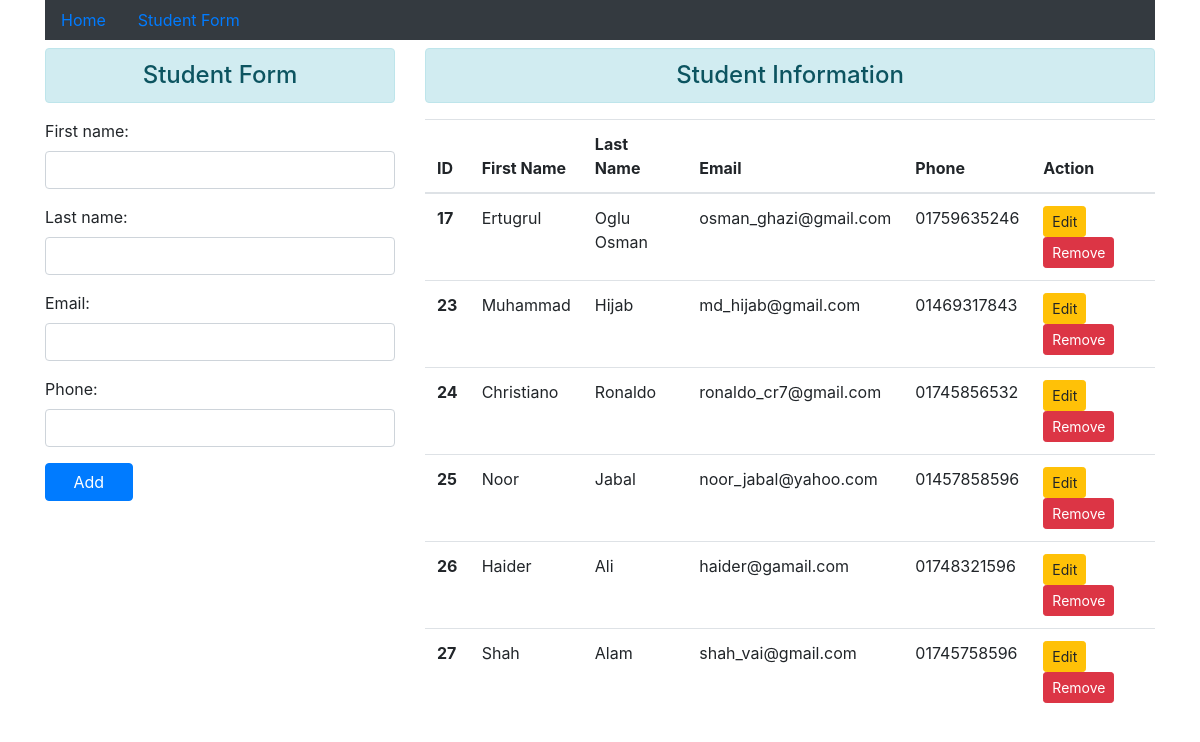
/main/student_form/, run on an earlier commit of the app's database.
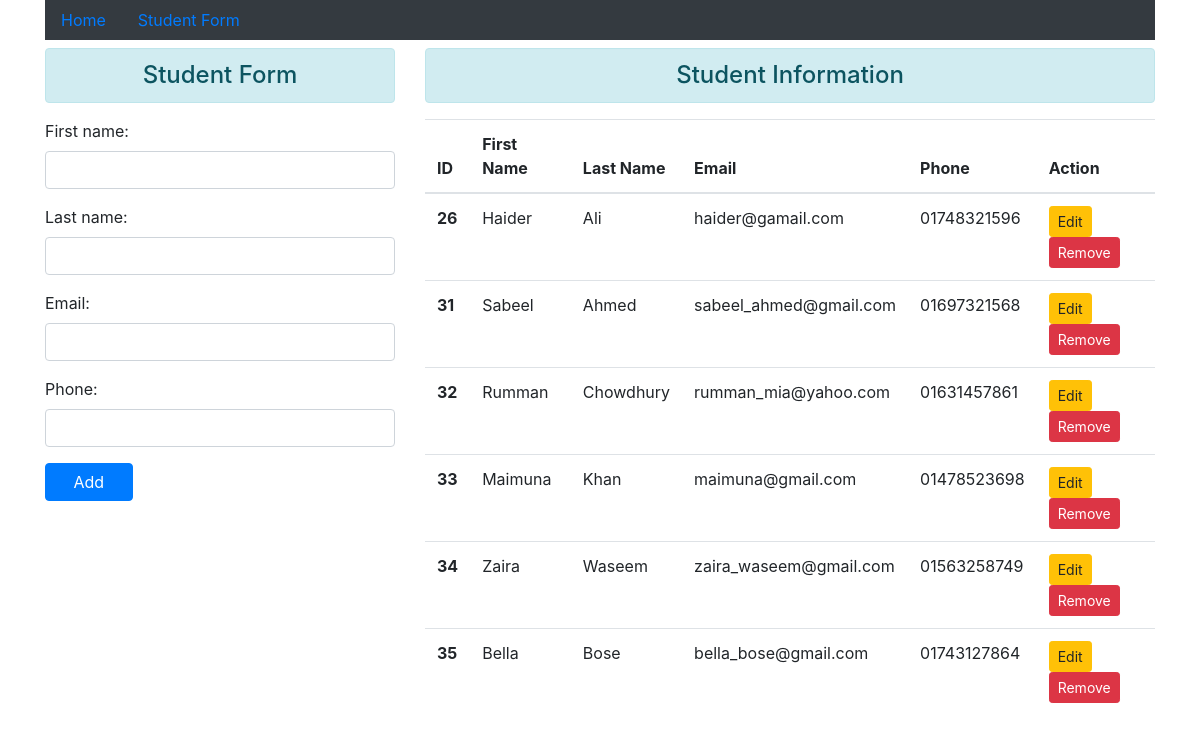
And on a later commit of the database.
### main/models.py (models this page shows)
class Student(models.Model):
    first_name = models.CharField(max_length=50)
    last_name = models.CharField(max_length=50)
    email = models.EmailField()
    phone = models.CharField(max_length=11)

### main/views.py (the view)
# urls.py: path('student_form/', views.student_form, name='student_form'),
def student_form(request):
    if request.method == 'POST':
        fm = StudentRegistration(request.POST)
        if fm.is_valid():
            f_name = fm.cleaned_data['first_name']
            l_name = fm.cleaned_data['last_name']
            email = fm.cleaned_data['email']
            phone = fm.cleaned_data['phone']
            record = Student(first_name=f_name, last_name=l_name, email=email, phone=phone)
            record.save()
            fm = StudentRegistration()
    else:
        fm = StudentRegistration()
    students = Student.objects.all()
    return render(request, 'main/student_form.html', {'form':fm, 'students':students})

### main/forms.py
class StudentRegistration(forms.ModelForm):
    class Meta:
        model = Student
        fields = ['first_name', 'last_name', 'email', 'phone']
        widgets = {
            'first_name' : forms.TextInput(attrs={'class':'form-control'}),
            'last_name' : forms.TextInput(attrs={'class':'form-control'}),
            'email' : forms.TextInput(attrs={'class':'form-control'}),
            'phone' : forms.TextInput(attrs={'class':'form-control'}),
        }

### templates/main/student_form.html (shortened to what this page needs)
{% extends 'main/base.html' %}
{% block body %}
    <div class="row my-2">
        <div class="col-md-4">
            <h4 class="text-center alert alert-info">Student Form</h4>
            <form action="" method="POST">
                {{form.as_p}}
                <input type="submit" class="btn btn-primary col-md-3" value="Add">
            </form>
        </div>
        <div class="col-md-8">
            <h4 class="text-center alert alert-info">Student Information</h4>
            {% if students %}
                <table class="table table-hover">
                    <thead>
                    <tr>
                        <th scope="col">ID</th>
                        <th scope="col">First Name</th>
                        <th scope="col">Last Name</th>
                        <th scope="col">Email</th>
                        <th scope="col">Phone</th>
                        <th scope="col">Action</th>
                    </tr>
                    </thead>
                    <tbody>
                        {% for st in students %}
                            <tr>
                                <th scope="row">{{st.id}}</th>
                                <td>{{st.first_name}}</td>
                                <td>{{st.last_name}}</td>
                                <td>{{st.email}}</td>
                                <td>{{st.phone}}</td>
                                <td>
                                    <a href="{% url 'update_data' st.id %}" class="btn btn-warning btn-sm">Edit</a>
                                    <form action="{% url 'delete_data' st.id %}" method="POST" class="d-inline"> {% csrf_token %}
                                        <input type="submit" class="btn btn-danger btn-sm" value="Remove">
                                    </form>
                                </td>
                            </tr>
                        {% endfor %}
                    </tbody>
                </table>
            {% else %}
                <h6 class="text-center alert alert-danger">No records</h6>
            {% endif %}
        </div>
    </div>
{% endblock %}

What changed in the data, as far as the page shows it:
removed Student: id "17", first_name "Ertugrul", last_name "Oglu Osman", email "osman_ghazi@gmail.com", phone "01759635246"
removed Student: id "23", first_name "Muhammad", last_name "Hijab", email "md_hijab@gmail.com", phone "01469317843"
removed Student: id "24", first_name "Christiano", last_name "Ronaldo", email "ronaldo_cr7@gmail.com", phone "01745856532"
removed Student: id "25", first_name "Noor", last_name "Jabal", email "noor_jabal@yahoo.com", phone "01457858596"
removed Student: id "27", first_name "Shah", last_name "Alam", email "shah_vai@gmail.com", phone "01745758596"
added Student: id "31", first_name "Sabeel", last_name "Ahmed", email "sabeel_ahmed@gmail.com", phone "01697321568"
added Student: id "32", first_name "Rumman", last_name "Chowdhury", email "rumman_mia@yahoo.com", phone "01631457861"
added Student: id "33", first_name "Maimuna", last_name "Khan", email "maimuna@gmail.com", phone "01478523698"
added Student: id "34", first_name "Zaira", last_name "Waseem", email "zaira_waseem@gmail.com", phone "01563258749"
added Student: id "35", first_name "Bella", last_name "Bose", email "bella_bose@gmail.com", phone "01743127864"
